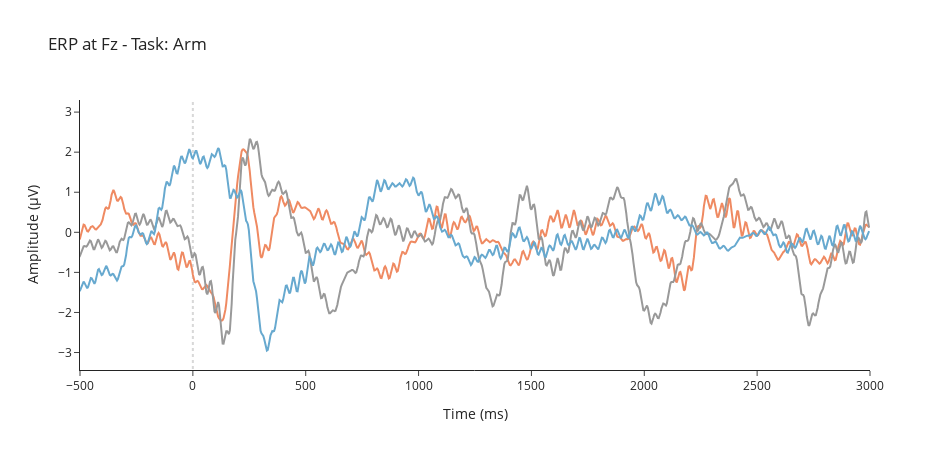
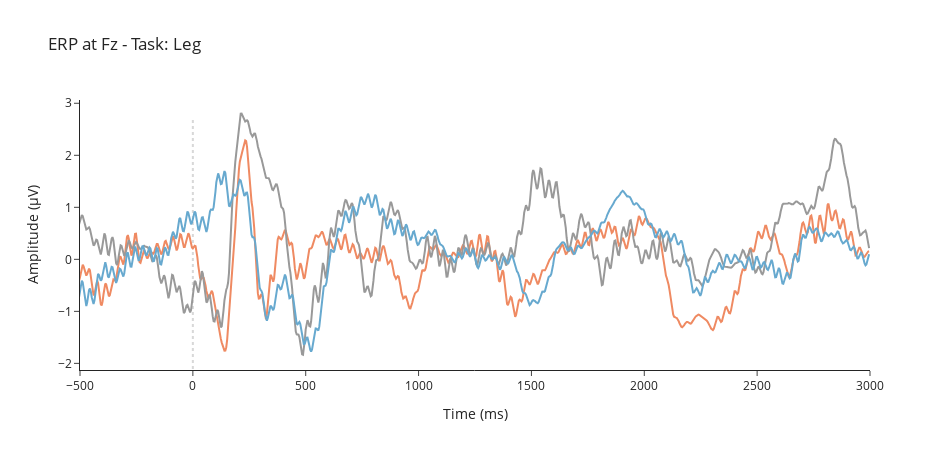
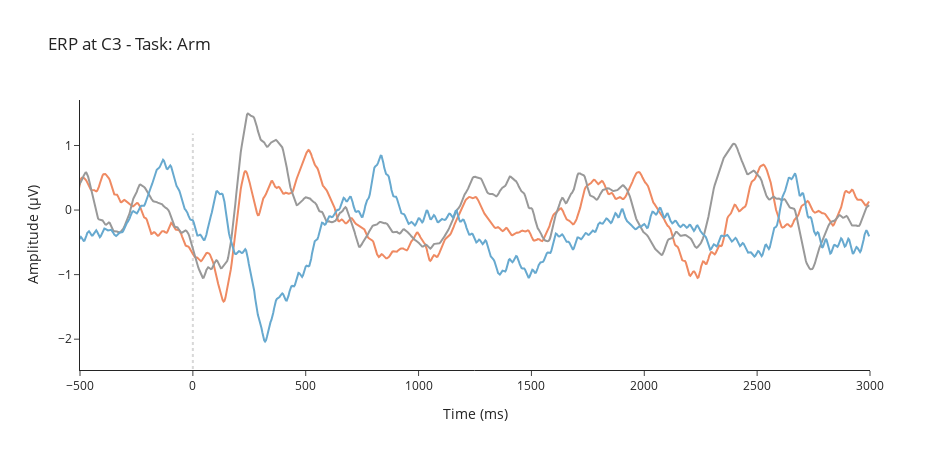
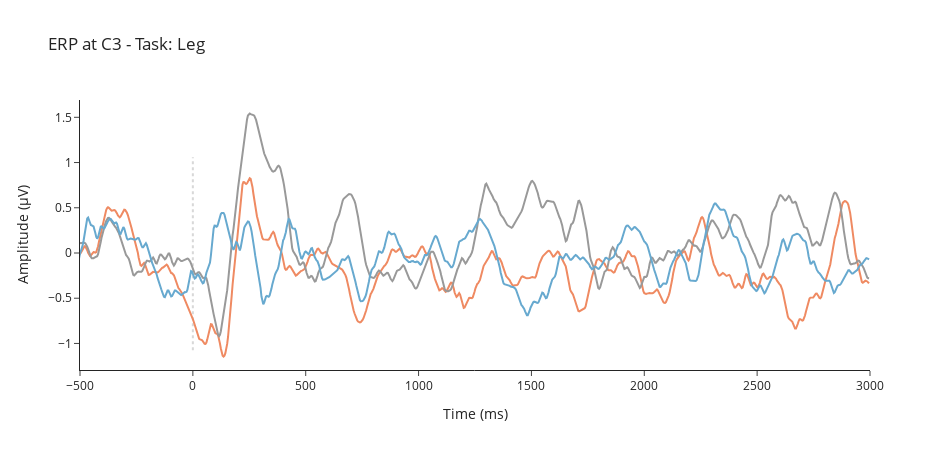

The notebook cell saved with these charts, in order:
### Code cell
import os
import glob
import re
import numpy as np
import pandas as pd
import plotly.graph_objs as go
from scipy.ndimage import uniform_filter1d # For smoothing


colors = {
	'AW': '#ef8a62',
	'MO': '#67a9cf',
	'MI': '#999999',
}

# === CONFIG ===
data_dir = 'ERP_exports/'  # Updated to match MATLAB output_folder
channels = ['Fz', 'C3', 'Cz', 'C4', 'Pz', 'Oz'] # Updated channel list
conditions = ['AW', 'MI', 'MO']
tasks = ['Arm', 'Leg']
smoothing_window = 15  # Smoothing window in samples

# === LOAD AND ORGANIZE ===
erp_data = {ch: {task: {cond: [] for cond in conditions} for task in tasks} for ch in channels}
time_vector = None
expected_len_global = None

all_files = glob.glob(os.path.join(data_dir, '*.csv'))
if not all_files:
	print(f"No CSV files found in directory: {os.path.abspath(data_dir)}")
else:
	# Determine expected length and time_vector from the first valid file
	for file_path in all_files:
		try:
			temp_df = pd.read_csv(file_path)
			if not temp_df.empty and 'Time' in temp_df.columns and 'ERP' in temp_df.columns and temp_df['ERP'].values.size > 0:
				expected_len_global = len(temp_df['ERP'].values)
				time_vector = temp_df['Time'].values
				print(f"Determined expected data length: {expected_len_global} and time_vector from {file_path}")
				break
		except Exception as e:
			print(f"Minor error reading initial file {file_path} for metadata: {e}")
			continue # Try next file

	if expected_len_global is None or time_vector is None:
		print("Error: Could not determine a valid data length/time_vector from any CSV file. Aborting plotting script.")
		exit() # Exit if essential metadata couldn't be loaded
	
	# Regex for new filename format: e.g., 1_C3_AW_Arm.csv
	# Allows for one or more digits for subjectID, and specific channel names
	filename_regex = re.compile(
		r'(?P<subjectID>\d+)_(?P<ch>(?:' + '|'.join(channels) + r'))_(?P<cond>AW|MI|MO)_(?P<task>Arm|Leg)\.csv'
	)

	for file_path in all_files:
		filename = os.path.basename(file_path)
		match = filename_regex.match(filename)
		
		if match:
			# subject_id_str = match.group('subjectID') # Not directly used for dict keys in this script
			ch_name = match.group('ch')
			cond_name = match.group('cond')
			task_name = match.group('task')
			
			# Ensure ch_name, cond_name, task_name are valid as per config (already in regex)
			if ch_name not in channels or cond_name not in conditions or task_name not in tasks:
				print(f"Warning: Parsed components from {filename} not in configured lists. Skipping.")
				continue

			try:
				df_csv = pd.read_csv(file_path)
				if 'ERP' in df_csv.columns and len(df_csv['ERP'].values) == expected_len_global:
					erp_waveform = df_csv['ERP'].values
					erp_data[ch_name][task_name][cond_name].append(erp_waveform)
				elif 'ERP' in df_csv.columns: # Has ERP but wrong length
					print(f"Warning: File {filename} ERP data length {len(df_csv['ERP'].values)} != expected {expected_len_global}. Skipping.")
				else:
					print(f"Warning: File {filename} missing 'ERP' column. Skipping.")
			except Exception as e:
				print(f"Warning: Could not process file {filename}. Error: {e}. Skipping.")
		# else:
		#     print(f"Filename {filename} did not match expected pattern. Skipping.")


# === PLOT ERPs ===
for ch in channels:
    for task in tasks:
        fig = go.Figure()
        
        # PLOT ERP + SEM
        has_data_for_plot = False
        for cond in conditions:
            trials_list = erp_data[ch][task][cond]
            if not trials_list:
                continue
            try:
                trials = np.array(trials_list)
                if trials.ndim == 1 and trials.size > 0:
                    trials = trials.reshape(1, -1)
                elif trials.size == 0:
                    continue
            except Exception as e:
                print(f"Error converting trials to array for {ch}-{task}-{cond}: {e}. Skipping.")
                continue

            if trials.shape[0] == 0 or trials.shape[1] != expected_len_global:
                print(f"Data shape issue for {ch}-{task}-{cond}: {trials.shape} vs expected ({trials.shape[0]},{expected_len_global}). Skipping.")
                continue
            
            n_subjects = trials.shape[0]
            if n_subjects == 0: continue

            has_data_for_plot = True
            smoothed = uniform_filter1d(trials, size=smoothing_window, axis=1)
            mean_erp = smoothed.mean(axis=0)
            sem = smoothed.std(axis=0) / np.sqrt(n_subjects)
            
            fig.add_trace(go.Scatter(
                x=time_vector,
                y=mean_erp,
                mode='lines',
                name=cond,
                line=dict(color=colors[cond], width=2)
            ))

        # Add vertical dotted gray line at 0s
        fig.add_shape(
            type="line",
            x0=0, x1=0,
            y0=min(mean_erp - sem), y1=max(mean_erp + sem),
            line=dict(color="gray", width=2, dash="dot"),
            layer="below"
        )
        
        if has_data_for_plot:
            fig.update_layout(
                title=f"ERP at {ch} - Task: {task}",
                xaxis_title="Time (ms)",
                yaxis_title="Amplitude (µV)",
                template="simple_white",
                legend_title="Condition",
                width=950,
                height=450, 
                xaxis=dict(range=[-500, 3000], tickmode='linear', dtick=500),
				showlegend=False
            )
            fig.show()
        else:
            print(f"No data to plot for {ch} - {task} after filtering.")

### Figure 1 — Plotly figure (JSON) as saved in the notebook; plotly's stock layout.template omitted (floating-point values rounded to 4 significant figures; data arrays with more than 128 entries replaced by an {"elided": "..."} marker saying what was removed)
{"data": [{"line": {"color": "#ef8a62", "width": 2}, "mode": "lines", "name": "AW", "type": "scatter", "x": {"elided": "1000 int values"}, "y": {"elided": "1000 float values"}}, {"line": {"color": "#999999", "width": 2}, "mode": "lines", "name": "MI", "type": "scatter", "x": {"elided": "1000 int values"}, "y": {"elided": "1000 float values"}}, {"line": {"color": "#67a9cf", "width": 2}, "mode": "lines", "name": "MO", "type": "scatter", "x": {"elided": "1000 int values"}, "y": {"elided": "1000 float values"}}], "layout": {"height": 450, "legend": {"title": {"text": "Condition"}}, "shapes": [{"layer": "below", "line": {"color": "gray", "dash": "dot", "width": 2}, "type": "line", "x0": 0, "x1": 0, "y0": -3.411, "y1": 3.277}], "showlegend": false, "title": {"text": "ERP at Fz - Task: Arm"}, "width": 950, "xaxis": {"dtick": 500, "range": [-500, 3000], "tickmode": "linear", "title": {"text": "Time (ms)"}}, "yaxis": {"title": {"text": "Amplitude (µV)"}}}}

### Figure 2 — Plotly figure (JSON) as saved in the notebook; plotly's stock layout.template omitted (floating-point values rounded to 4 significant figures; data arrays with more than 128 entries replaced by an {"elided": "..."} marker saying what was removed)
{"data": [{"line": {"color": "#ef8a62", "width": 2}, "mode": "lines", "name": "AW", "type": "scatter", "x": {"elided": "1000 int values"}, "y": {"elided": "1000 float values"}}, {"line": {"color": "#999999", "width": 2}, "mode": "lines", "name": "MI", "type": "scatter", "x": {"elided": "1000 int values"}, "y": {"elided": "1000 float values"}}, {"line": {"color": "#67a9cf", "width": 2}, "mode": "lines", "name": "MO", "type": "scatter", "x": {"elided": "1000 int values"}, "y": {"elided": "1000 float values"}}], "layout": {"height": 450, "legend": {"title": {"text": "Condition"}}, "shapes": [{"layer": "below", "line": {"color": "gray", "dash": "dot", "width": 2}, "type": "line", "x0": 0, "x1": 0, "y0": -2.108, "y1": 2.719}], "showlegend": false, "title": {"text": "ERP at Fz - Task: Leg"}, "width": 950, "xaxis": {"dtick": 500, "range": [-500, 3000], "tickmode": "linear", "title": {"text": "Time (ms)"}}, "yaxis": {"title": {"text": "Amplitude (µV)"}}}}

### Figure 3 — Plotly figure (JSON) as saved in the notebook; plotly's stock layout.template omitted (floating-point values rounded to 4 significant figures; data arrays with more than 128 entries replaced by an {"elided": "..."} marker saying what was removed)
{"data": [{"line": {"color": "#ef8a62", "width": 2}, "mode": "lines", "name": "AW", "type": "scatter", "x": {"elided": "1000 int values"}, "y": {"elided": "1000 float values"}}, {"line": {"color": "#999999", "width": 2}, "mode": "lines", "name": "MI", "type": "scatter", "x": {"elided": "1000 int values"}, "y": {"elided": "1000 float values"}}, {"line": {"color": "#67a9cf", "width": 2}, "mode": "lines", "name": "MO", "type": "scatter", "x": {"elided": "1000 int values"}, "y": {"elided": "1000 float values"}}], "layout": {"height": 450, "legend": {"title": {"text": "Condition"}}, "shapes": [{"layer": "below", "line": {"color": "gray", "dash": "dot", "width": 2}, "type": "line", "x0": 0, "x1": 0, "y0": -2.462, "y1": 1.185}], "showlegend": false, "title": {"text": "ERP at C3 - Task: Arm"}, "width": 950, "xaxis": {"dtick": 500, "range": [-500, 3000], "tickmode": "linear", "title": {"text": "Time (ms)"}}, "yaxis": {"title": {"text": "Amplitude (µV)"}}}}

### Figure 4 — Plotly figure (JSON) as saved in the notebook; plotly's stock layout.template omitted (floating-point values rounded to 4 significant figures; data arrays with more than 128 entries replaced by an {"elided": "..."} marker saying what was removed)
{"data": [{"line": {"color": "#ef8a62", "width": 2}, "mode": "lines", "name": "AW", "type": "scatter", "x": {"elided": "1000 int values"}, "y": {"elided": "1000 float values"}}, {"line": {"color": "#999999", "width": 2}, "mode": "lines", "name": "MI", "type": "scatter", "x": {"elided": "1000 int values"}, "y": {"elided": "1000 float values"}}, {"line": {"color": "#67a9cf", "width": 2}, "mode": "lines", "name": "MO", "type": "scatter", "x": {"elided": "1000 int values"}, "y": {"elided": "1000 float values"}}], "layout": {"height": 450, "legend": {"title": {"text": "Condition"}}, "shapes": [{"layer": "below", "line": {"color": "gray", "dash": "dot", "width": 2}, "type": "line", "x0": 0, "x1": 0, "y0": -1.075, "y1": 1.06}], "showlegend": false, "title": {"text": "ERP at C3 - Task: Leg"}, "width": 950, "xaxis": {"dtick": 500, "range": [-500, 3000], "tickmode": "linear", "title": {"text": "Time (ms)"}}, "yaxis": {"title": {"text": "Amplitude (µV)"}}}}
